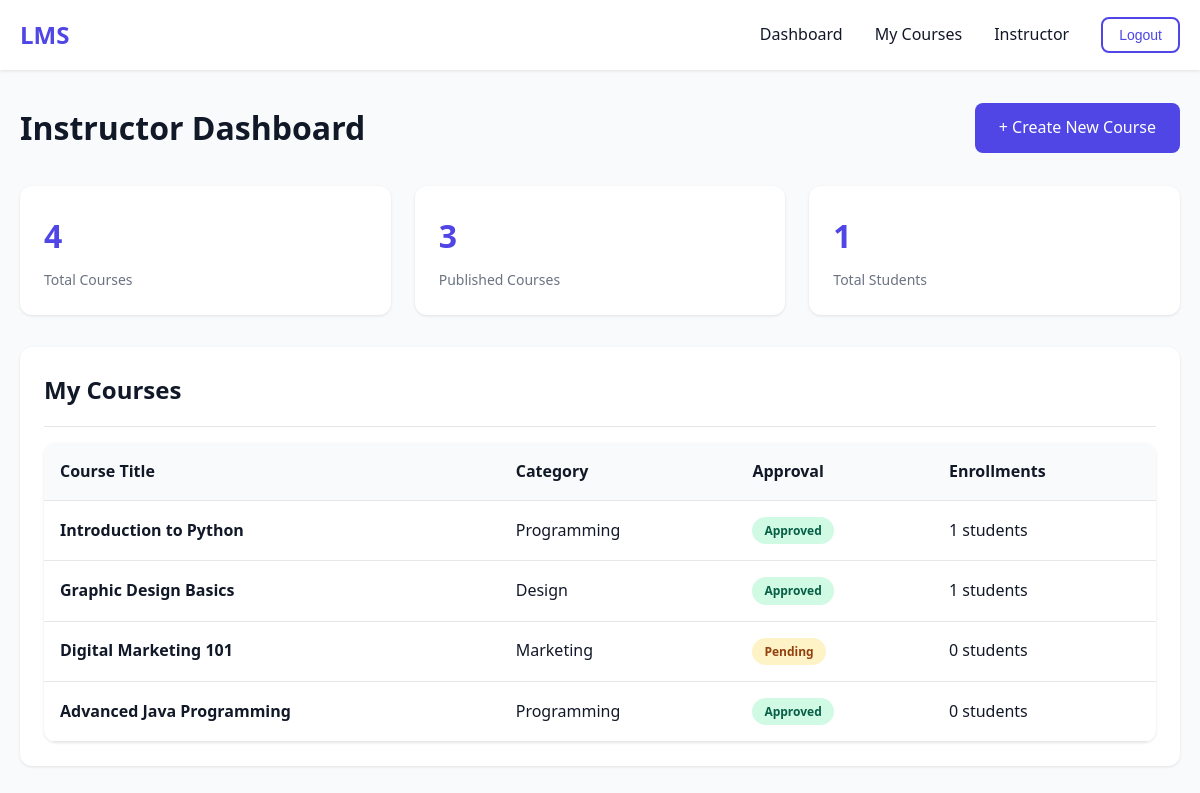
/Instructor/dashboard.php (signed in), run on the app's committed database.
### tables this page shows
CREATE TABLE IF NOT EXISTS `categories` (
  `category_id` int(11) NOT NULL,
  `category_name` varchar(100) NOT NULL,
  `description` text DEFAULT NULL
);

### Instructor/dashboard.php (the view, shortened to what this page needs)
<?php
require_once __DIR__ . '/../Shared/db_connection.php';
$instructor_id = $_SESSION['user_id'];
$stmt = $pdo->prepare("SELECT c.course_id, c.title, c.approval_status, cat.category_name,
    (SELECT COUNT(*) FROM enrollments e WHERE e.course_id = c.course_id) AS enrollment_count
    FROM courses c
    LEFT JOIN categories cat ON c.category_id = cat.category_id
    WHERE c.instructor_id = ?");
$stmt->execute([$instructor_id]);
$courses = $stmt->fetchAll(PDO::FETCH_ASSOC);
$totalCourses = count($courses);
$publishedCourses = count(array_filter($courses, function($c) { return ($c['approval_status'] ?? '') === 'approved'; }));
$uniqueStudentsStmt = $pdo->prepare("SELECT COUNT(DISTINCT e.student_id) as unique_students FROM enrollments e
    JOIN courses c ON e.course_id = c.course_id
    WHERE c.instructor_id = ?");
$uniqueStudentsStmt->execute([$instructor_id]);
$uniqueStudentsResult = $uniqueStudentsStmt->fetch(PDO::FETCH_ASSOC);
$uniqueStudents = (int)($uniqueStudentsResult['unique_students'] ?? 0);
?>
<!DOCTYPE html>
<html lang="en">
<head>
</head>
<body>
<header>
    <div class="container">
        <nav class="navbar">
            <a href="dashboard.php" class="logo">LMS</a>
            <ul class="nav-links">
                <li><a href="dashboard.php">Dashboard</a></li>
                <li><a href="courses.php">My Courses</a></li>
                <li><span><?php echo htmlspecialchars($_SESSION['full_name']); ?></span></li>
                <li>
                    <form action="../Shared/logout.php" method="POST" style="display:inline;">
                        <button type="submit" class="btn btn-sm btn-outline">Logout</button>
                    </form>
                </li>
            </ul>
        </nav>
    </div>
</header>
<div class="container" style="margin-top: 2rem;">
    <div style="display:flex; justify-content:space-between; align-items:center; margin-bottom:2rem;">
        <h1>Instructor Dashboard</h1>
        <a href="create_course.php" class="btn btn-primary">+ Create New Course</a>
    </div>
    <div class="stats-grid">
        <div class="stat-card">
            <div class="stat-value"><?php echo $totalCourses; ?></div>
            <div class="stat-label">Total Courses</div>
        </div>
        <div class="stat-card">
            <div class="stat-value"><?php echo $publishedCourses; ?></div>
            <div class="stat-label">Published Courses</div>
        </div>
        <div class="stat-card">
            <div class="stat-value"><?php echo $uniqueStudents; ?></div>
            <div class="stat-label">Total Students</div>
        </div>
    </div>
    <div class="card">
        <div class="card-header">
            <h2 class="card-title">My Courses</h2>
        </div>
        <?php if (empty($courses)): ?>
            <p style="text-align:center; color:#6B7280; padding:2rem;">
                You haven't created any courses yet.
                <a href="create_course.php">Create your first course</a>
            </p>
        <?php else: ?>
            <table class="table">
                <thead>
                    <tr>
                        <th>Course Title</th>
                        <th>Category</th>
                        <th>Approval</th>
                        <th>Enrollments</th>
                    </tr>
                </thead>
                <tbody>
                    <?php foreach ($courses as $course): ?>
                        <tr>
                            <td><strong><?php echo htmlspecialchars($course['title'] ?? ''); ?></strong></td>
                            <td><?php echo htmlspecialchars($course['category_name'] ?? '-'); ?></td>
                            <td>
                                <span class="badge badge-<?php
                                    echo ($course['approval_status'] ?? '') === 'approved' ? 'success' :
                                        (($course['approval_status'] ?? '') === 'pending' ? 'warning' : 'danger');
                                ?>">
                                    <?php echo htmlspecialchars(ucfirst($course['approval_status'] ?? '-')); ?>
                                </span>
                            </td>
                            <td><?php echo (int)($course['enrollment_count'] ?? 0); ?> students</td>
                        </tr>
                    <?php endforeach; ?>
                </tbody>
            </table>
        <?php endif; ?>
    </div>
</div>
</body>
</html>

### Instructor/dashboard.php (style rules this page uses)
* { margin:0; padding:0; box-sizing:border-box; }
body { font-family: 'Segoe UI', Tahoma, Geneva, Verdana, sans-serif; line-height: 1.6; color: #111827; background-color: #F9FAFB; }
.container { max-width: 1200px; margin:0 auto; padding:0 20px; }
header { background-color: #ffffff; box-shadow: 0 1px 3px rgba(0,0,0,0.1); position: sticky; top:0; z-index:1000; }
.navbar { display:flex; justify-content:space-between; align-items:center; padding:1rem 0; }
.logo { font-size:1.5rem; font-weight:bold; color:#4F46E5; text-decoration:none; }
.nav-links { display:flex; list-style:none; gap:2rem; align-items:center; }
.nav-links a { text-decoration:none; color:#111827; font-weight:500; transition:color 0.3s; }
.btn { display:inline-block; padding:0.75rem 1.5rem; border:none; border-radius:0.5rem; font-size:1rem; font-weight:500; cursor:pointer; text-decoration:none; text-align:center; transition:all 0.3s; }
.btn-primary { background-color:#4F46E5; color:white; }
.btn-outline { background-color:transparent; border:2px solid #4F46E5; color:#4F46E5; }
.btn-sm { padding:0.5rem 1rem; font-size:0.875rem; }
.card { background:white; border-radius:0.75rem; padding:1.5rem; box-shadow:0 1px 3px rgba(0,0,0,0.1); margin-bottom:1.5rem; }
.card-header { border-bottom:1px solid #E5E7EB; padding-bottom:1rem; margin-bottom:1rem; }
.card-title { font-size:1.5rem; font-weight:600; color:#111827; }
.table { width:100%; border-collapse:collapse; background:white; border-radius:0.75rem; overflow:hidden; box-shadow:0 1px 3px rgba(0,0,0,0.1); }
.table th, .table td { padding:1rem; text-align:left; border-bottom:1px solid #E5E7EB; }
.table th { background-color:#F9FAFB; font-weight:600; color:#111827; }
.stats-grid { display:grid; grid-template-columns: repeat(auto-fit, minmax(250px,1fr)); gap:1.5rem; margin-bottom:2rem; }
.stat-card { background:white; padding:1.5rem; border-radius:0.75rem; box-shadow:0 1px 3px rgba(0,0,0,0.1); }
.stat-value { font-size:2rem; font-weight:bold; color:#4F46E5; }
.stat-label { color:#6B7280; font-size:0.875rem; margin-top:0.5rem; }
.badge { display:inline-block; padding:0.25rem 0.75rem; border-radius:1rem; font-size:0.75rem; font-weight:600; }
.badge-success { background-color:#D1FAE5; color:#065F46; }
.badge-warning { background-color:#FEF3C7; color:#92400E; }
a { color:#4F46E5; text-decoration:none; }

### data on the page
courses: title "Introduction to Python", category.category_name "Programming", approval_status "Approved", enrollment_count "1"
courses: title "Graphic Design Basics", category.category_name "Design", approval_status "Approved", enrollment_count "1"
courses: title "Digital Marketing 101", category.category_name "Marketing", approval_status "Pending", enrollment_count "0"
courses: title "Advanced Java Programming", category.category_name "Programming", approval_status "Approved", enrollment_count "0"

### other printed values
$_SESSION['full_name'] "Instructor"
$totalCourses "4"
$publishedCourses "3"
$uniqueStudents "1"
